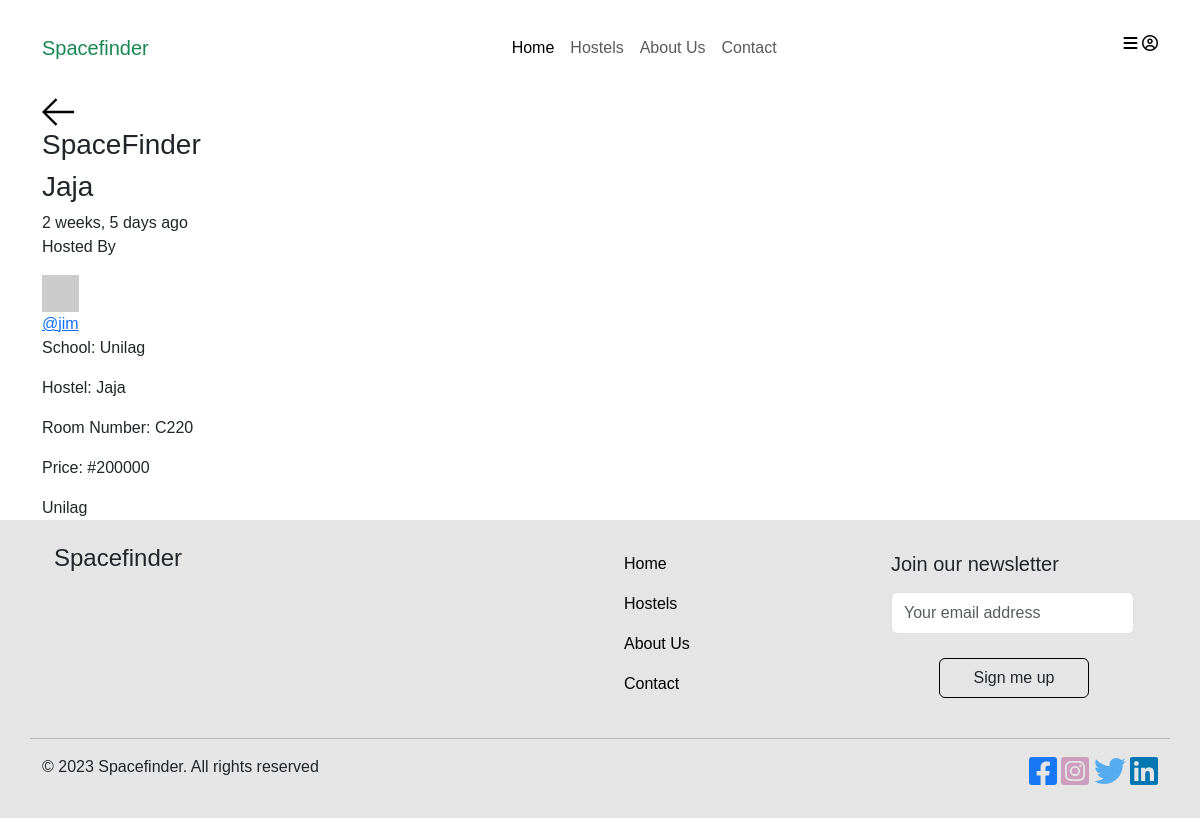
/space/2/, run on an earlier commit of the app's database.
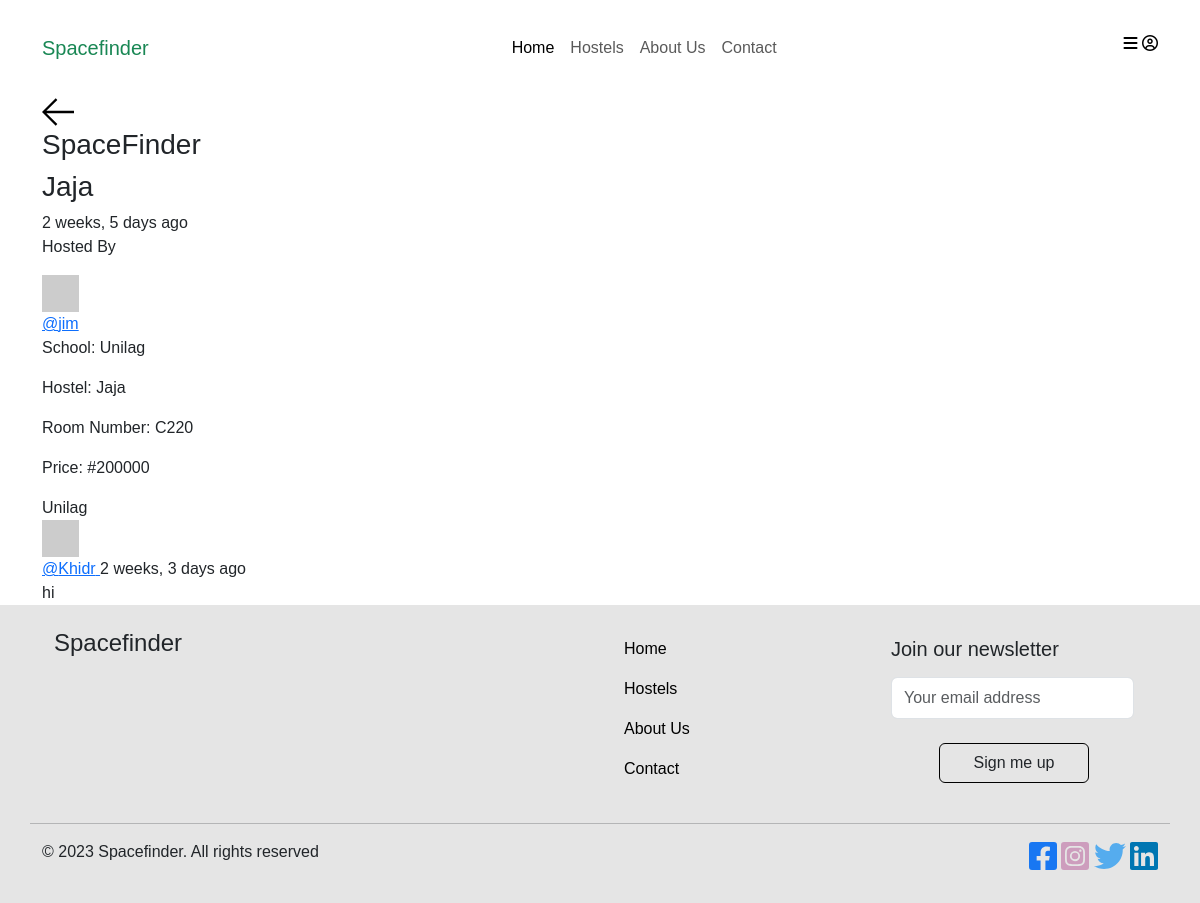
And on a later commit of the database.
### base/models.py (models this page shows, shortened)
class Message(models.Model):
    user = models.ForeignKey(User, on_delete=models.CASCADE)
    space = models.ForeignKey(Space, on_delete=models.CASCADE, related_name="message")
    body = models.TextField()
    updated = models.DateTimeField(auto_now=True)
    created = models.DateTimeField(auto_now_add=True)
    class Meta():
        ordering = ['-updated', '-created']

### base/views.py (the view, shortened to what this page needs)
# urls.py: path('space/<str:pk>/', views.space, name="space"),
def space(request, pk):
    space = Space.objects.get(id=pk)
    space_messages = space.message.all()
    context = {'space': space, 'space_messages': space_messages}
    return render(request, 'base/space.html', context)

### base/models.py (called while the page is built)
    def __str__(self):
        return self.name

### base/templates/base/space.html (shortened to what this page needs)
{% extends 'main.html' %}
{% block content %}
    <main class="profile-page layout layout--2">
      <div class="container">
        <div class="room">
          <div class="room__top">
            <div class="room__topLeft">
              <a href="{% url 'home' %}">
                <svg version="1.1" xmlns="http://www.w3.org/2000/svg" width="32" height="32" viewBox="0 0 32 32">
                  <title>arrow-left</title>
                  <path
                    d="M13.723 2.286l-13.723 13.714 13.719 13.714 1.616-1.611-10.96-10.96h27.625v-2.286h-27.625l10.965-10.965-1.616-1.607z"
                  ></path>
                </svg>
              </a>
              <h3>SpaceFinder</h3>
            </div>
          </div>
          <div class="room__box scroll">
            <div class="room__header scroll">
              <div class="room__info">
                <h3>{{space.hostel}}</h3>
                <span>{{space.created|timesince}} ago</span>
              </div>
              <div class="room__hosted">
                <p>Hosted By</p>
                <a href="{% url 'user-profile' space.host.id %}" class="room__author">
                  <div class="avatar avatar--small">
                    <img src="https://randomuser.me/api/portraits/men/37.jpg" />
                  </div>
                  <span>@{{space.host.username}}</span>
                </a>
              </div>
              <div>
                <p>School: {{space.school}}</p>
                <p>Hostel: {{space.hostel}}</p>
                <p>Room Number: {{space.room_number}}</p>
                <p>Price: #{{space.price}}</p>
              </div>
              <span class="room__topics">{{space.school}}</span>
            <div class="room__conversation">
              <div class="threads scroll">
                {% for message in space_messages %}
                <div class="thread">
                  <div class="thread__top">
                    <div class="thread__author">
                      <a href="{%  url 'user-profile' message.user.id %}" class="thread__authorInfo">
                        <div class="avatar avatar--small">
                          <img src="https://randomuser.me/api/portraits/men/37.jpg" />
                        </div>
                        <span>@{{message.user.username}}</span>
                      </a>
                      <span class="thread__date">{{message.created|timesince}} ago</span>
                    </div>
                  </div>
                  <div class="thread__details">
                  {{message.body}}
                  </div>
                </div>
                {% endfor %}
              </div>
            </div>
          </div>
        </div>
      </div>
    </main>
{% endblock content %}

What changed in the data, as far as the page shows it:
added Message: user.username "Khidr", created "2 weeks, 3 days", body "hi"
